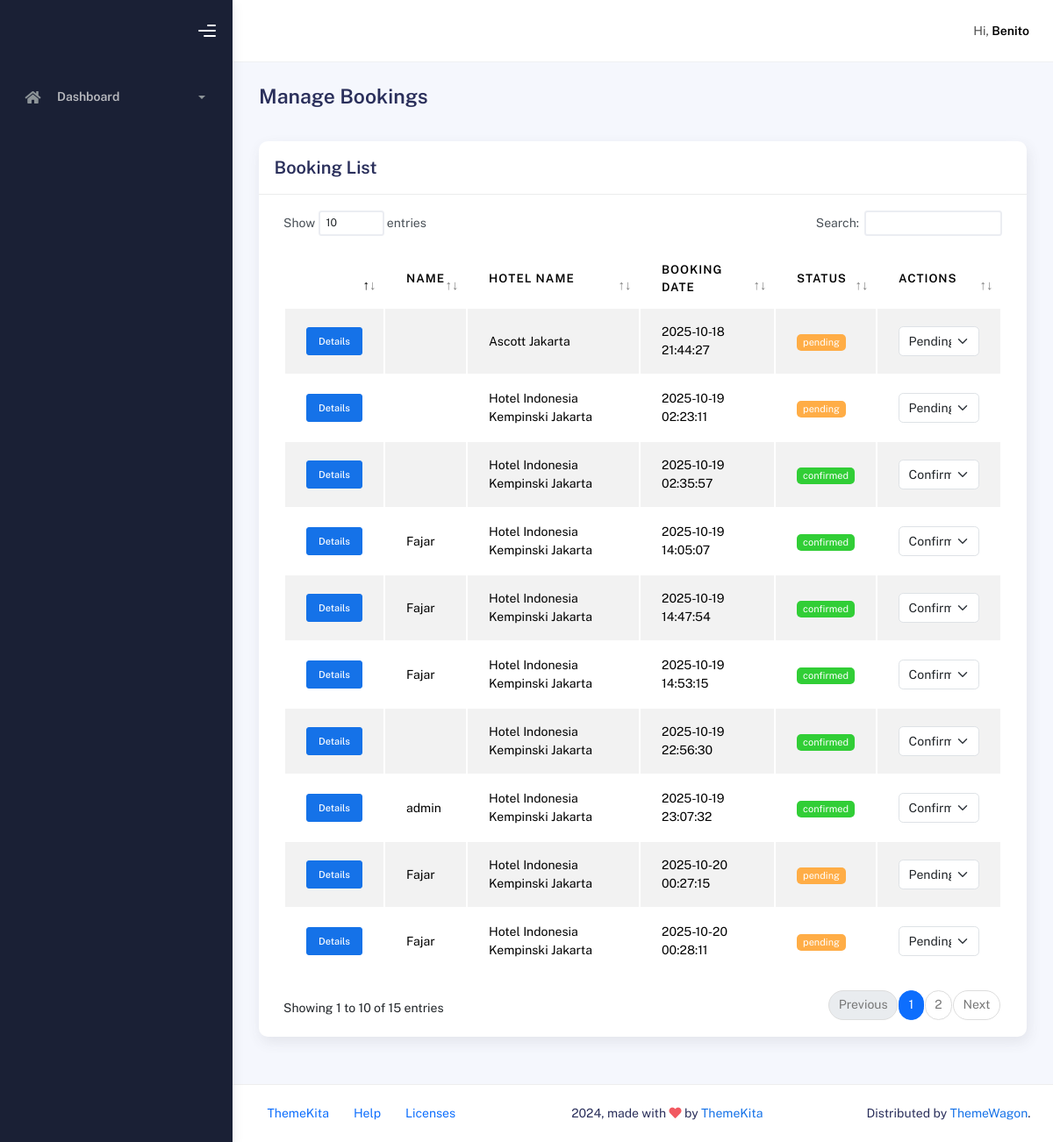
Page /admin/Booking.php (signed in) on the committed database.
### tables this page shows
CREATE TABLE `bookings` (
  `booking_id` int(10) UNSIGNED NOT NULL,
  `user_id` int(10) UNSIGNED DEFAULT NULL,
  `hotel_id` int(10) UNSIGNED NOT NULL,
  `booking_date` datetime NOT NULL DEFAULT current_timestamp(),
  `status` enum('pending','confirmed','cancelled','completed') NOT NULL DEFAULT 'pending',
  `total_amount` decimal(12,2) DEFAULT 0.00
);

CREATE TABLE `hotels` (
  `hotel_id` int(10) UNSIGNED NOT NULL,
  `hotel_name` varchar(255) NOT NULL,
  `city` varchar(50) DEFAULT NULL,
  `address` text DEFAULT NULL,
  `phone_no` varchar(50) DEFAULT NULL,
  `email` varchar(255) DEFAULT NULL,
  `star_rating` tinyint(3) UNSIGNED DEFAULT NULL,
  `created_at` datetime NOT NULL DEFAULT current_timestamp(),
  `updated_at` datetime DEFAULT current_timestamp() ON UPDATE current_timestamp(),
  `available_room` int(11) DEFAULT NULL
);

CREATE TABLE `users` (
  `user_id` int(10) UNSIGNED NOT NULL,
  `name` varchar(150) NOT NULL,
  `email` varchar(255) NOT NULL,
  `password_hash` varchar(255) NOT NULL,
  `role` enum('user','admin') NOT NULL DEFAULT 'user',
  `created_at` datetime NOT NULL DEFAULT current_timestamp(),
  `updated_at` datetime DEFAULT current_timestamp() ON UPDATE current_timestamp()
);

### admin/includes/manageBooking.php (called while the page is built, shortened)
<?php
function getBookings($conn, $bookingId = null) {
    if ($bookingId) {
        $sql = "
                select b.booking_id, u.name,  hotel_name, booking_date, status, total_amount, r.room_type, d.price_per_night , d.check_in, d.check_out from bookings b
                left join users u on u.user_id = b.user_id
                left join hotels h on h.hotel_id = b.hotel_id
                left join booking_details d on d.booking_id = b.booking_id
                left join rooms r on r.room_id = d.room_id
                where b.booking_id = ?";
        $stmt = $conn->prepare($sql);
        $stmt->bind_param("i", $bookingId);
    } else {
        $sql = "
                select b.booking_id, u.name,  hotel_name, booking_date, status, total_amount, r.room_type, d.price_per_night , d.check_in, d.check_out from bookings b
                left join users u on u.user_id = b.user_id
                left join hotels h on h.hotel_id = b.hotel_id
                left join booking_details d on d.booking_id = b.booking_id
                left join rooms r on r.room_id = d.room_id ";
        $stmt = $conn->prepare($sql);
    }
    $stmt->execute();
    $result = $stmt->get_result();
    $data = [];
    while ($row = $result->fetch_assoc()) {
        $booking_id = $row['booking_id'];
        if (!isset($data[$booking_id])) {
            $data[$booking_id] = [
                'booking_id' => $row['booking_id'],
                'name' => $row['name'],
                'hotel_name' => $row['hotel_name'],
                'booking_date' => $row['booking_date'],
                'status' => $row['status'],
                'total_amount' => $row['total_amount'],
                'details' => []
            ];
        }
        if ($row['room_type']) {
            $data[$booking_id]['details'][] = [
                'room_type' => $row['room_type'],
                'price_per_night' => $row['price_per_night'],
                'check_in' => $row['check_in'],
                'check_out' => $row['check_out']
            ];
        }
    }
    return $data;
}
?>

### admin/Booking.php (the view, shortened to what this page needs)
<!DOCTYPE html>
<html lang="en">
<head>
  <link rel="stylesheet" href="assets/css/bootstrap.min.css" />
  <link rel="stylesheet" href="assets/css/plugins.min.css" />
  <link rel="stylesheet" href="assets/css/kaiadmin.min.css" />
  <link href="https://cdn.jsdelivr.net/npm/select2@4.1.0-rc.0/dist/css/select2.min.css" rel="stylesheet" />
  <link rel="stylesheet" href="assets/css/demo.css" />
</head>
<body>
  <?php
    include './includes/manageBooking.php';
    $bookings = getBookings($conn);
  ?>
  <div class="wrapper">
  <?php  include 'includes/Sidebar.php';
  include 'includes/Header.php'; ?>
      <div class="container">
        <div class="page-inner">
          <div class="page-header">
            <h3 class="fw-bold mb-3">Manage Bookings</h3>
          </div>
          <div class="row">
            <div class="col-md-12">
              <div class="card">
                <div class="card-header">
                  <h4 class="card-title">Booking List</h4>
                </div>
                <div class="card-body">
                  <div class="table-responsive">
                    <table id="basic-datatables" class="display table table-striped table-hover">
                      <thead>
                        <tr>
                          <th></th>
                          <th>Name</th>
                          <th>Hotel Name</th>
                          <th>Booking Date</th>
                          <th>Status</th>
                          <th>Actions</th>
                        </tr>
                      </thead>
                      <tbody>
                        <?php foreach ($bookings as $booking): ?>
                          <td class="details-control"><a class="btn btn-primary btn-sm">Details</a></td>
                          <td><?php echo htmlspecialchars($booking['name']) ?></td>
                          <td><?php echo htmlspecialchars($booking['hotel_name']) ?></td>
                          <td><?php echo htmlspecialchars($booking['booking_date']) ?></td>
                          <td><?php $status = htmlspecialchars($booking['status']); $booking_id = $booking['booking_id']; $badgeClass = ''; switch (strtolower($status))
                          { case 'pending': $badgeClass = 'badge-warning'; break; case 'confirmed':
                          $badgeClass = 'badge-success'; break; case 'cancelled':
                            $badgeClass = 'badge-primary'; break; default: $badgeClass = 'badge-secondary'; } echo "<span class='badge $badgeClass' id='status-badge-$booking_id'>$status</span>"; ?></td>
                          <td>
                              <select class="form-select status-select" data-booking-id="<?php echo $booking['booking_id']; ?>">
                                <option value="pending" <?php echo (strtolower($booking['status']) == 'pending') ? 'selected' : ''; ?>>Pending</option>
                                <option value="confirmed" <?php echo (strtolower($booking['status']) == 'confirmed') ? 'selected' : ''; ?>>Confirmed</option>
                              </select>
                            </td>
                        <?php endforeach; ?>
                      </tbody>
                    </table>
                  </div>
                </div>
              </div>
            </div>
          </div>
        </div>
      </div>
      <footer class="footer">
        <div class="container-fluid d-flex justify-content-between">
          <nav class="pull-left">
            <ul class="nav">
              <li class="nav-item">
                <a class="nav-link" href="http://www.themekita.com">
                  ThemeKita
                </a>
              </li>
              <li class="nav-item">
                <a class="nav-link" href="#"> Help </a>
              </li>
              <li class="nav-item">
                <a class="nav-link" href="#"> Licenses </a>
              </li>
            </ul>
          </nav>
          <div class="copyright">
            2024, made with <i class="fa fa-heart heart text-danger"></i> by
            <a href="http://www.themekita.com">ThemeKita</a>
          </div>
          <div>
            Distributed by
            <a target="_blank" href="https://themewagon.com/">ThemeWagon</a>.
          </div>
        </div>
      </footer>
    </div>
</body>
</html>

### rows in the picture
bookings: hotel.hotel_name "Ascott Jakarta", booking_date "2025-10-18 21:44:27", status "pending", status+booking_id "Pending"
bookings: hotel.hotel_name "Hotel Indonesia Kempinski Jakarta", booking_date "2025-10-19 02:23:11", status "pending", status+booking_id "Pending"
bookings: hotel.hotel_name "Hotel Indonesia Kempinski Jakarta", booking_date "2025-10-19 02:35:57", status "confirmed", status+booking_id "Confirmed"
bookings: user.name "Fajar", hotel.hotel_name "Hotel Indonesia Kempinski Jakarta", booking_date "2025-10-19 14:05:07", status "confirmed", status+booking_id "Confirmed"
bookings: user.name "Fajar", hotel.hotel_name "Hotel Indonesia Kempinski Jakarta", booking_date "2025-10-19 14:47:54", status "confirmed", status+booking_id "Confirmed"
bookings: user.name "Fajar", hotel.hotel_name "Hotel Indonesia Kempinski Jakarta", booking_date "2025-10-19 14:53:15", status "confirmed", status+booking_id "Confirmed"
bookings: hotel.hotel_name "Hotel Indonesia Kempinski Jakarta", booking_date "2025-10-19 22:56:30", status "confirmed", status+booking_id "Confirmed"
bookings: user.name "admin", hotel.hotel_name "Hotel Indonesia Kempinski Jakarta", booking_date "2025-10-19 23:07:32", status "confirmed", status+booking_id "Confirmed"
bookings: user.name "Fajar", hotel.hotel_name "Hotel Indonesia Kempinski Jakarta", booking_date "2025-10-20 00:27:15", status "pending", status+booking_id "Pending"
bookings: user.name "Fajar", hotel.hotel_name "Hotel Indonesia Kempinski Jakarta", booking_date "2025-10-20 00:28:11", status "pending", status+booking_id "Pending"

### other values in the picture
$_SESSION['name'] "Benito"
